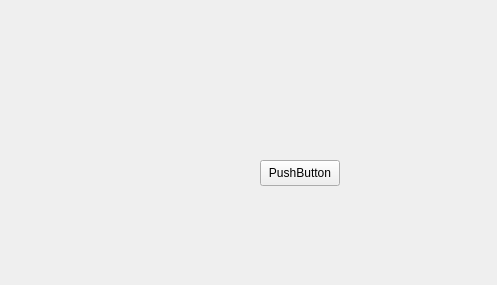
<?xml version="1.0" encoding="UTF-8"?>
<ui version="4.0">
 <class>General</class>
 <widget class="QWidget" name="General">
  <property name="geometry">
   <rect>
    <x>0</x>
    <y>0</y>
    <width>497</width>
    <height>285</height>
   </rect>
  </property>
  <property name="windowTitle">
   <string>Form</string>
  </property>
  <widget class="QPushButton" name="pushButton">
   <property name="geometry">
    <rect>
     <x>260</x>
     <y>160</y>
     <width>80</width>
     <height>26</height>
    </rect>
   </property>
   <property name="text">
    <string>PushButton</string>
   </property>
  </widget>
 </widget>
 <resources/>
 <connections/>
</ui>
